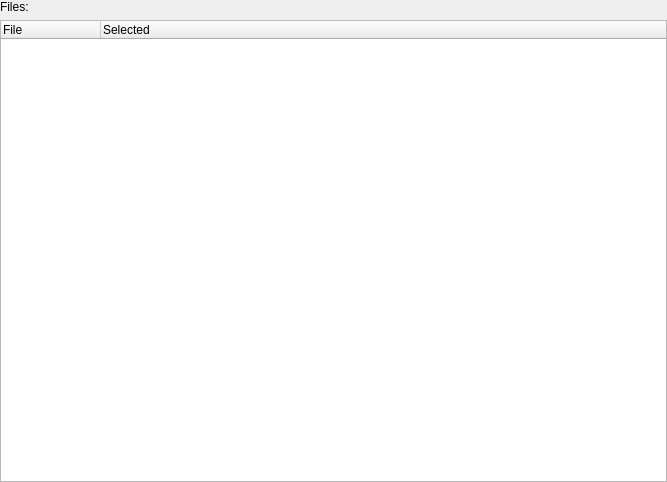
<?xml version="1.0" encoding="UTF-8"?>
<ui version="4.0">
 <class>AudioFileMultiSelector</class>
 <widget class="QWidget" name="AudioFileMultiSelector">
  <property name="geometry">
   <rect>
    <x>0</x>
    <y>0</y>
    <width>667</width>
    <height>482</height>
   </rect>
  </property>
  <property name="windowTitle">
   <string>Form</string>
  </property>
  <layout class="QGridLayout" name="gridLayout">
   <property name="leftMargin">
    <number>0</number>
   </property>
   <property name="topMargin">
    <number>0</number>
   </property>
   <property name="rightMargin">
    <number>0</number>
   </property>
   <property name="bottomMargin">
    <number>0</number>
   </property>
   <item row="0" column="0">
    <widget class="QLabel" name="label">
     <property name="text">
      <string>Files:</string>
     </property>
    </widget>
   </item>
   <item row="1" column="0">
    <widget class="QTreeWidget" name="treeWidget">
     <column>
      <property name="text">
       <string>File</string>
      </property>
     </column>
     <column>
      <property name="text">
       <string>Selected</string>
      </property>
     </column>
    </widget>
   </item>
  </layout>
 </widget>
 <resources/>
 <connections/>
</ui>
